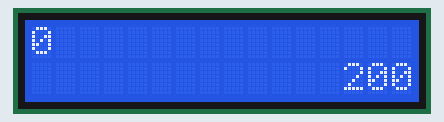
Recording of a sketch running on a simulated Arduino Uno, built with avr-gcc and run on an emulated ATmega328P. On the bench: 16×2 character LCD.

Above: at 0.22 s.
At 1.13 s:
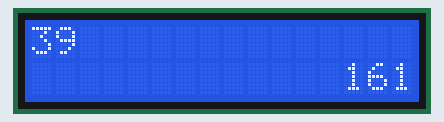
At 2.35 s:
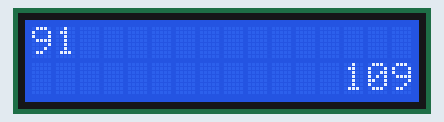
At 3.57 s:
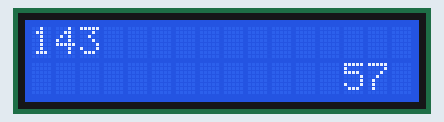
At 4.8 s:
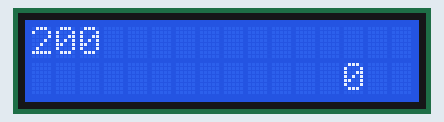
At 5.93 s:
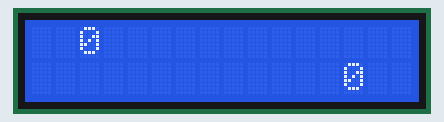

Measured:
- by itself, everything shown: repeats every 5.7 s, in 17 steps
- what the display in image 4 shows lasts 1.0 s, from 4.8 s to 5.8 s

The sketch:

Exercicio01.ino
```cpp
#include <Wire.h>
#include <LiquidCrystal_I2C.h>
int i;
int j=200;


 LiquidCrystal_I2C lcd(0x27,2,1,0,4,5,6,7,3, POSITIVE);

void setup() {
  lcd.begin (16,2);
  lcd.setBacklight(HIGH);

}

void loop() {
  lcd.setCursor(0,0);
  for (i=0; i <201; i++) {

    if (i < 10) {
      lcd.print("   ");
    } else if (i < 100) {
      lcd.print("  ");
    } else {
      lcd.print(" ");
    }

    lcd.setCursor(0,0);
    lcd.print(i);

     if (j < 10) {
      lcd.print("  ");
    } else if (j < 100) {
      lcd.print(" ");
    }

     lcd.setCursor(13,1);
    lcd.print(j);


    //lcd.print(j);
    delay(15);
    j--;
  }
  //lcd.print("Ola");


  //lcd.print("Mundo");
  delay(1000);

  if (i == 201 && j == -1){
     i=0;
    j=200;
    lcd.print("  ");
    lcd.setCursor(0,0);
    lcd.print("  ");
    lcd.setCursor(13,1);
  }


}
```
